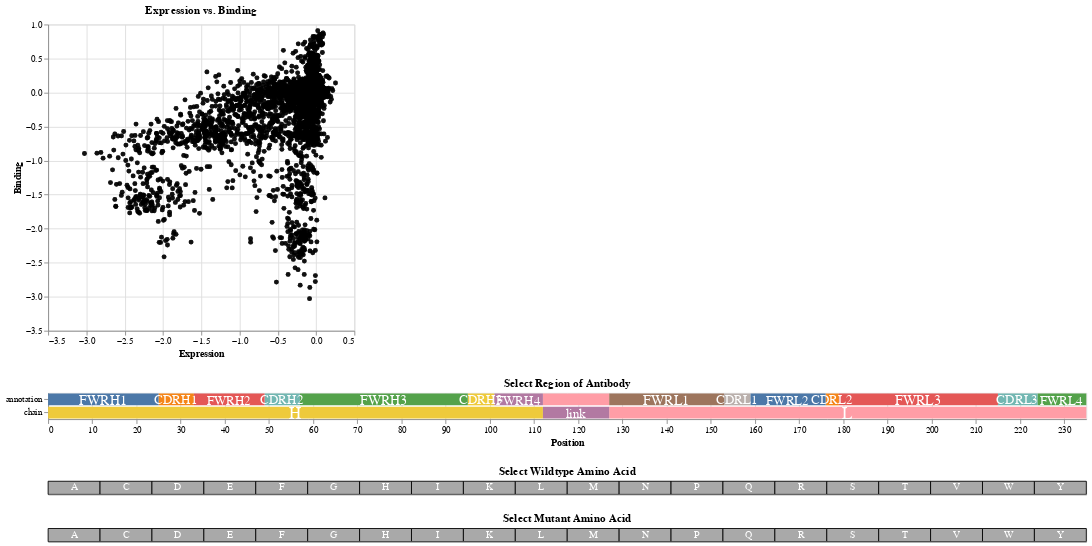

The notebook cell this image was saved under:
### Code cell
final_plot

### Figure 1 — Vega-Lite specification as saved in the notebook (floating-point values rounded to 4 significant figures; data arrays with more than 128 entries replaced by an {"elided": "..."} marker saying what was removed)
{"config": {"view": {"continuousWidth": 400, "continuousHeight": 300}}, "vconcat": [{"layer": [{"mark": {"type": "circle", "color": "darkgray", "opacity": 0.5, "size": 15}, "encoding": {"x": {"type": "quantitative", "field": "Expression"}, "y": {"type": "quantitative", "field": "Binding"}}, "height": 350, "width": 350}, {"mark": {"type": "circle", "color": "black", "opacity": 0.7, "size": 30}, "encoding": {"tooltip": [{"type": "nominal", "field": "mutation", "title": "Mutation"}, {"type": "quantitative", "field": "Expression", "format": ".2f", "title": "Change in Expression"}, {"type": "quantitative", "field": "Binding", "format": ".2f", "title": "Change in CGG Binding Affinity"}, {"type": "nominal", "field": "region", "title": "Annotation"}], "x": {"type": "quantitative", "field": "Expression"}, "y": {"type": "quantitative", "field": "Binding"}}, "height": 350, "selection": {"selector004": {"type": "multi", "fields": ["wildtype"]}, "selector005": {"type": "multi", "fields": ["mutant"]}, "selector006": {"type": "multi", "encodings": ["color"]}}, "title": "Expression vs. Binding", "transform": [{"filter": {"selection": "selector004"}}, {"filter": {"selection": "selector005"}}, {"filter": {"selection": "selector006"}}], "width": 350}], "data": {"name": "data-19857c5bc468381441704886de5af8de"}}, {"layer": [{"data": {"name": "data-eafb9c9ab5f016e5a79f8b47d56ab0da"}, "mark": "bar", "encoding": {"color": {"type": "nominal", "field": "region", "legend": null, "sort": ["FWRH1", "CDRH1", "FWRH2", "CDRH2", "FWRH3", "CDRH3", "FWRH4", "", "FWRL1", "CDRL1", "FWRL2", "CDRL2", "FWRL3", "CDRL3", "FWRL4", "H", "link", "L"]}, "opacity": {"condition": {"value": 1, "selection": "selector006"}, "value": 0.2}, "order": {"type": "quantitative", "field": "color_region_sort_index"}, "x": {"type": "quantitative", "field": "length", "scale": {"nice": false, "padding": 0}, "title": "Position"}, "y": {"type": "nominal", "field": "type", "title": null}}, "selection": {"selector006": {"type": "multi", "encodings": ["color"]}}}, {"data": {"name": "data-79898f6624c61ce073d974bba777bd06"}, "mark": {"type": "text", "color": "white", "dx": -3, "dy": 1}, "encoding": {"detail": {"type": "nominal", "field": "region"}, "size": {"type": "quantitative", "field": "size", "legend": null, "scale": {"domain": [-140, 550]}}, "text": {"type": "nominal", "field": "region"}, "x": {"type": "quantitative", "field": "length", "scale": {"nice": false, "padding": 0}}, "y": {"type": "nominal", "field": "type"}}}], "height": 30, "title": "Select Region of Antibody", "width": 1186.0}, {"layer": [{"data": {"name": "data-d92d982b48c5535f1c73128820a173ab"}, "mark": {"type": "rect", "color": "darkgray", "stroke": "black"}, "encoding": {"opacity": {"condition": {"value": 1, "selection": "selector004"}, "value": 0.2}, "x": {"type": "nominal", "axis": {"labels": false, "ticks": false}, "field": "wildtype", "title": null}}, "height": 15, "selection": {"selector004": {"type": "multi", "fields": ["wildtype"]}}, "title": "Select Wildtype Amino Acid", "width": 1186.0}, {"data": {"name": "data-d92d982b48c5535f1c73128820a173ab"}, "mark": {"type": "text", "color": "white"}, "encoding": {"text": {"type": "nominal", "field": "wildtype"}, "x": {"type": "nominal", "axis": {"labels": false, "ticks": false}, "field": "wildtype", "title": null}}}]}, {"layer": [{"data": {"name": "data-79f9a3bcc00e86286a1fa34c685f866c"}, "mark": {"type": "rect", "color": "darkgray", "stroke": "black"}, "encoding": {"opacity": {"condition": {"value": 1, "selection": "selector005"}, "value": 0.2}, "x": {"type": "nominal", "axis": {"labels": false, "ticks": false}, "field": "mutant", "title": null}}, "height": 15, "selection": {"selector005": {"type": "multi", "fields": ["mutant"]}}, "title": "Select Mutant Amino Acid", "width": 1186.0}, {"data": {"name": "data-79f9a3bcc00e86286a1fa34c685f866c"}, "mark": {"type": "text", "color": "white"}, "encoding": {"text": {"type": "nominal", "field": "mutant"}, "x": {"type": "nominal", "axis": {"labels": false, "ticks": false}, "field": "mutant", "title": null}}}]}], "$schema": "https://vega.github.io/schema/vega-lite/v4.8.1.json", "datasets": {"data-19857c5bc468381441704886de5af8de": {"elided": "9600 records"}, "data-eafb9c9ab5f016e5a79f8b47d56ab0da": [{"type": "annotation", "region": "", "length": 15, "order": 7}, {"type": "annotation", "region": "CDRH1", "length": 8, "order": 1}, {"type": "annotation", "region": "CDRH2", "length": 8, "order": 3}, {"type": "annotation", "region": "CDRH3", "length": 6, "order": 5}, {"type": "annotation", "region": "CDRL1", "length": 6, "order": 9}, {"type": "annotation", "region": "CDRL2", "length": 3, "order": 11}, {"type": "annotation", "region": "CDRL3", "length": 9, "order": 13}, {"type": "annotation", "region": "FWRH1", "length": 25, "order": 0}, {"type": "annotation", "region": "FWRH2", "length": 16, "order": 2}, {"type": "annotation", "region": "FWRH3", "length": 38, "order": 4}, {"type": "annotation", "region": "FWRH4", "length": 11, "order": 6}, {"type": "annotation", "region": "FWRL1", "length": 26, "order": 8}, {"type": "annotation", "region": "FWRL2", "length": 17, "order": 10}, {"type": "annotation", "region": "FWRL3", "length": 36, "order": 12}, {"type": "annotation", "region": "FWRL4", "length": 11, "order": 14}, {"type": "chain", "region": "H", "length": 112, "order": 0}, {"type": "chain", "region": "L", "length": 108, "order": 2}, {"type": "chain", "region": "link", "length": 15, "order": 1}], "data-79898f6624c61ce073d974bba777bd06": [{"length": 13.0, "type": "annotation", "region": "FWRH1", "order": 0, "size": 25}, {"length": 29.5, "type": "annotation", "region": "CDRH1", "order": 1, "size": 8}, {"length": 41.5, "type": "annotation", "region": "FWRH2", "order": 2, "size": 16}, {"length": 53.5, "type": "annotation", "region": "CDRH2", "order": 3, "size": 8}, {"length": 76.5, "type": "annotation", "region": "FWRH3", "order": 4, "size": 38}, {"length": 98.5, "type": "annotation", "region": "CDRH3", "order": 5, "size": 6}, {"length": 107.0, "type": "annotation", "region": "FWRH4", "order": 6, "size": 11}, {"length": 120.0, "type": "annotation", "region": "", "order": 7, "size": 15}, {"length": 140.5, "type": "annotation", "region": "FWRL1", "order": 8, "size": 26}, {"length": 156.5, "type": "annotation", "region": "CDRL1", "order": 9, "size": 6}, {"length": 168.0, "type": "annotation", "region": "FWRL2", "order": 10, "size": 17}, {"length": 178.0, "type": "annotation", "region": "CDRL2", "order": 11, "size": 3}, {"length": 197.5, "type": "annotation", "region": "FWRL3", "order": 12, "size": 36}, {"length": 220.0, "type": "annotation", "region": "CDRL3", "order": 13, "size": 9}, {"length": 230.0, "type": "annotation", "region": "FWRL4", "order": 14, "size": 11}, {"length": 56.5, "type": "chain", "region": "H", "order": 0, "size": 112}, {"length": 120.0, "type": "chain", "region": "link", "order": 1, "size": 15}, {"length": 181.5, "type": "chain", "region": "L", "order": 2, "size": 108}], "data-d92d982b48c5535f1c73128820a173ab": [{"wildtype": "A"}, {"wildtype": "C"}, {"wildtype": "D"}, {"wildtype": "E"}, {"wildtype": "F"}, {"wildtype": "G"}, {"wildtype": "H"}, {"wildtype": "I"}, {"wildtype": "K"}, {"wildtype": "L"}, {"wildtype": "M"}, {"wildtype": "N"}, {"wildtype": "P"}, {"wildtype": "Q"}, {"wildtype": "R"}, {"wildtype": "S"}, {"wildtype": "T"}, {"wildtype": "V"}, {"wildtype": "W"}, {"wildtype": "Y"}], "data-79f9a3bcc00e86286a1fa34c685f866c": [{"mutant": "A"}, {"mutant": "C"}, {"mutant": "D"}, {"mutant": "E"}, {"mutant": "F"}, {"mutant": "G"}, {"mutant": "H"}, {"mutant": "I"}, {"mutant": "K"}, {"mutant": "L"}, {"mutant": "M"}, {"mutant": "N"}, {"mutant": "P"}, {"mutant": "Q"}, {"mutant": "R"}, {"mutant": "S"}, {"mutant": "T"}, {"mutant": "V"}, {"mutant": "W"}, {"mutant": "Y"}]}}
